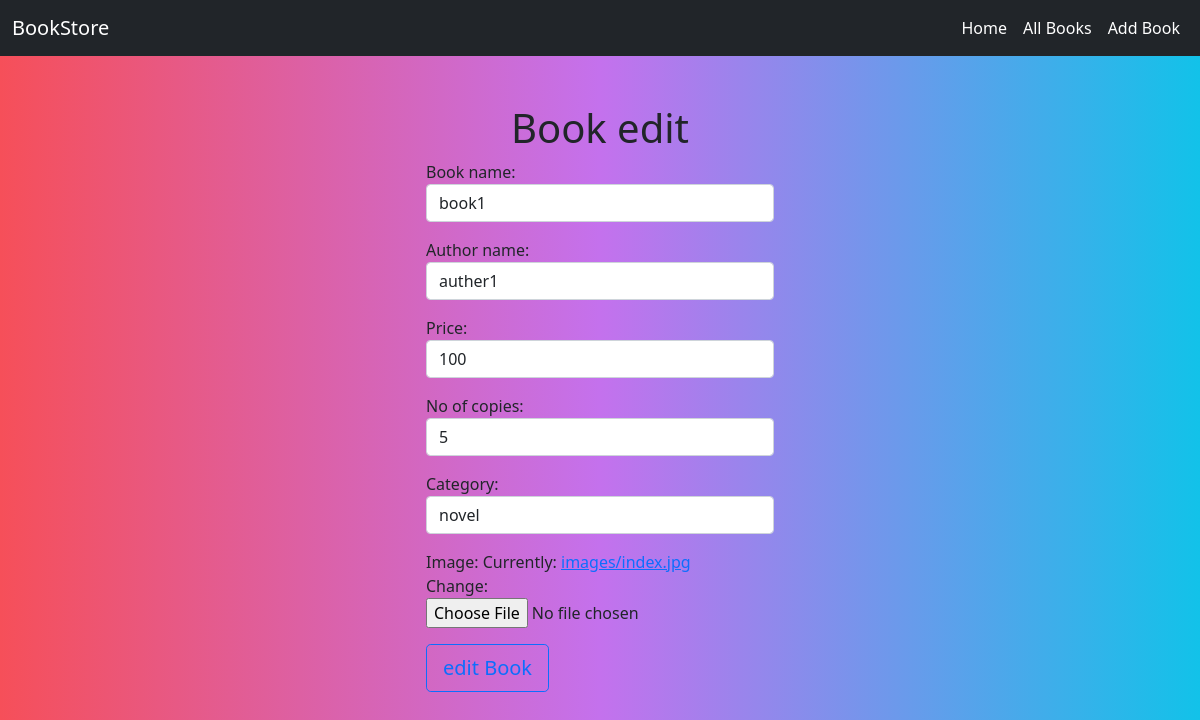
/owner/books/change/1/, run on the app's committed database.
### owner/models.py (models this page shows, shortened)
class Book(models.Model):
    book_name = models.CharField(max_length=100, unique=True)
    author_name = models.CharField(max_length=100)
    price = models.PositiveIntegerField()
    no_of_copies = models.PositiveIntegerField()
    category = models.CharField(max_length=100, null=True)
    image = models.ImageField(upload_to="images", null="True")

### owner/views.py (the view, shortened to what this page needs)
# urls.py: path('books/change/<int:id>/', views.book_update, name="changebook"),
def book_update(request, id):
    book = Book.objects.get(id=id)
    form = forms.ChangeForm(instance=book)
    context = {'form': form}
    return render(request, 'book_edit.html', context)

### owner/forms.py (shortened to what this page needs)
class ChangeForm(forms.ModelForm):
    class Meta:
        model = Book
        fields = '__all__'
        widgets = {
            'book_name': forms.TextInput(attrs={'class': 'form-control'}),
            'author_name': forms.TextInput(attrs={'class': 'form-control'}),
            'price': forms.NumberInput(attrs={'class': 'form-control'}),
            'no_of_copies': forms.NumberInput(attrs={'class': 'form-control'}),
            'category': forms.TextInput(attrs={'class': 'form-control'})
        }

### owner/templates/book_edit.html (shortened to what this page needs)
<!DOCTYPE html>
{%extends 'main.html'%}
{%block body_block%}
<h1 class="text-center">Book edit</h1>
<div class="container">
    <div class="row">
        <div class="col-4"></div>
        <div class="col-4">
            <form action=" " method="post">
                {{form.as_p}}
                <button type="submit" class="btn btn-lg btn-outline-primary">edit Book</button>
            </form>
        </div>
    </div>
</div>
{%endblock%}

### owner/static/css/style.css (style rules this page uses)
body { background: #12c2e9; background: -webkit-linear-gradient(to right, #f64f59, #c471ed, #12c2e9); background: linear-gradient(to right, #f64f59, #c471ed, #12c2e9); }

### data on the page
Book: book_name "book1", author_name "auther1", price "100", no_of_copies "5", category "novel"
